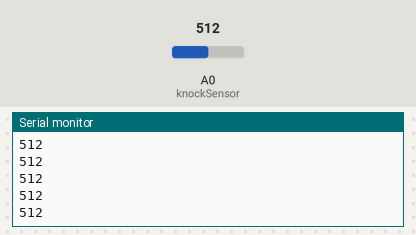
Simulated run of this sketch. Board: Arduino Uno, built with avr-gcc and run on an emulated ATmega328P. Shown: the last lines printed to the serial monitor. The inputs (shaded band) are chosen by the test bench; at power-on: A0 (knockSensor) = 512.

Above: at 1.2 s.
1.3 s: A0 (knockSensor) set to 716
At 2.3 s:
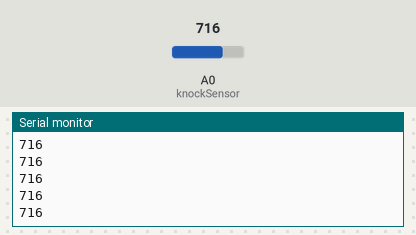
2.8 s: A0 (knockSensor) set to 900
At 3.7 s:
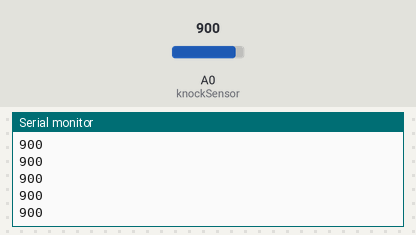
Timing chart, 0 to 5.8 s (numbered marks = the images above; inputs shaded):
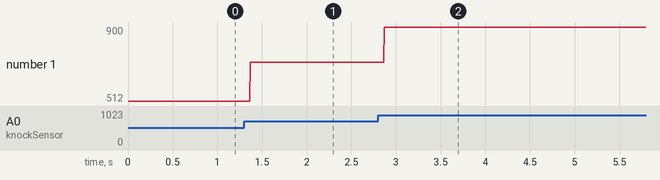

The sketch:

piezo.ino
```cpp
const int knockSensor = A0; // the piezo is connected to analog pin 0

void setup() {
  Serial.begin(9600);       // use the serial port
}

void loop() {
  // read the sensor and print it in te serial monitor
  Serial.println(analogRead(knockSensor));
}
```

Measured:
- after the input at 1.3 s, the serial monitor: prints a new line after 0.07 s (image 1)
- after the input at 2.8 s, the serial monitor: prints a new line after 0.07 s (image 2)
- plotted number 1: 512 → 716 after the input at 1.3 s, 716 → 900 after the input at 2.8 s
